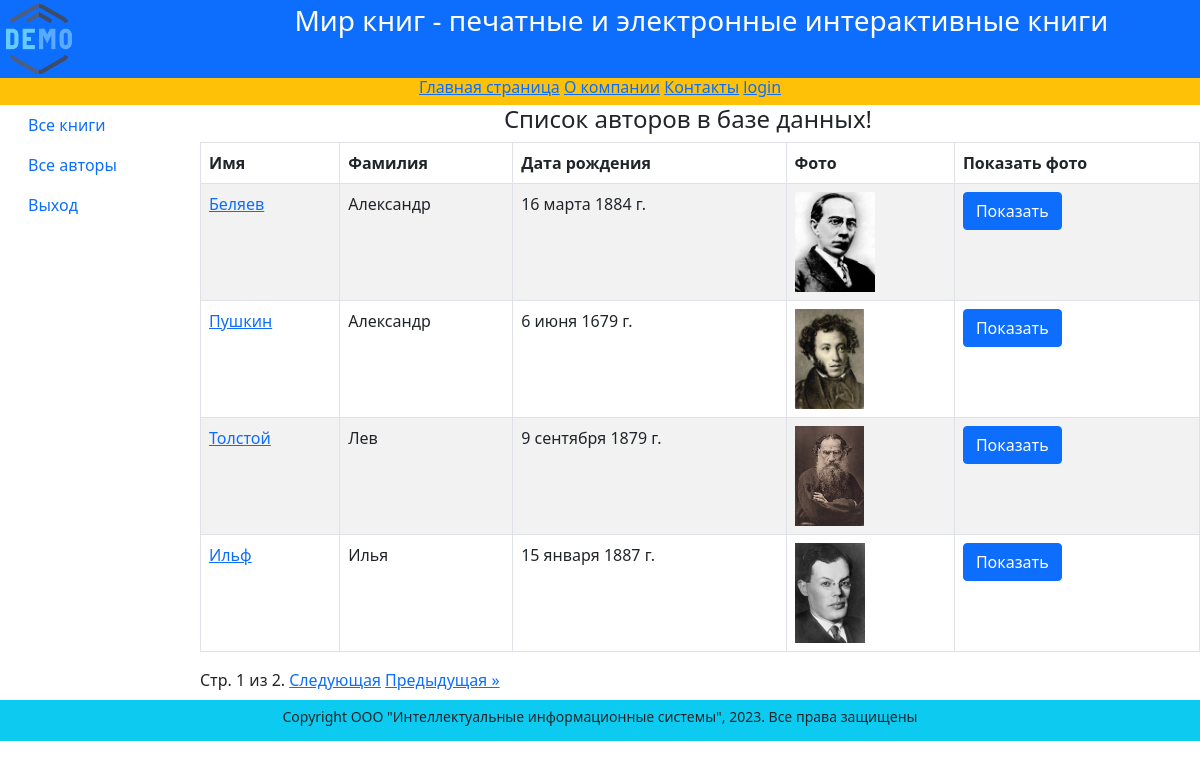
Screenshot of /authors/ with the database file from the repository.
### catalog/models.py (models this page shows, shortened)
class Author(models.Model):
    first_name = models.CharField(max_length=100, help_text='Введите имя автора', verbose_name='Имя автора')
    last_name = models.CharField(max_length=100, help_text='Введите фамилию автора', verbose_name='Фамилия автора')
    data_of_birth = models.DateField(help_text='Введите дату рождения',
                                     verbose_name='Дата рождения', null=True, blank=True)
    about = HTMLField(help_text='Введите сведения об авторе', verbose_name='Сведения об авторе')
    photo = models.ImageField(upload_to='images', help_text='Загрузите фото автора', verbose_name='Фото автора',
                              null=True, blank=True)
    objects = models.Manager()

### catalog/views.py (the view)
# urls.py: path('authors/', views.AuthorListView.as_view(), name='authors'),
class AuthorListView(ListView):
    model = Author
    context_object_name = 'authors'
    paginate_by = 4
    template_name = 'catalog/author_list.html'

### templates/catalog/author_list.html
{% extends 'catalog/base.html' %}
{% block content %}
    <div class="row text-center text-dark lh-2">
        <h4>Список авторов в базе данных!</h4>
    </div>
    {% if authors %}
        <table class="table table-striped table-bordered text-start">
            <thead>
            <tr>
                <th>Имя</th>
                <th>Фамилия</th>
                <th>Дата рождения</th>
                <th>Фото</th>
                <th>Показать фото</th>
            </tr>
            </thead>
            <tbody>
            {% for author in authors %}
                <tr>
                    <td><a href="{{ author.id }}">{{ author.last_name }}</a></td>
                    <td>{{ author.first_name }}</td>
                    <td>{{ author.data_of_birth }}</td>
                    <td><img src="{{ author.photo.url }}" alt="connect" style="height: 100px;"></td>
                    <td><a href="{{ author.photo.url }}" class="btn btn-primary" target="_blank">Показать</a></td>
                </tr>
            {% endfor %}
            </tbody>
        </table>
    {% endif %}
{% endblock content %}

### rows the page displays
Author: last_name "Беляев", first_name "Александр", data_of_birth "16 марта 1884 г.", photo (picture)
Author: last_name "Пушкин", first_name "Александр", data_of_birth "6 июня 1679 г.", photo (picture)
Author: last_name "Толстой", first_name "Лев", data_of_birth "9 сентября 1879 г.", photo (picture)
Author: last_name "Ильф", first_name "Илья", data_of_birth "15 января 1887 г.", photo (picture)

### other values shown
{{ page_obj.number }} "1"
{{ page_obj.paginator.num_pages }} "2"
